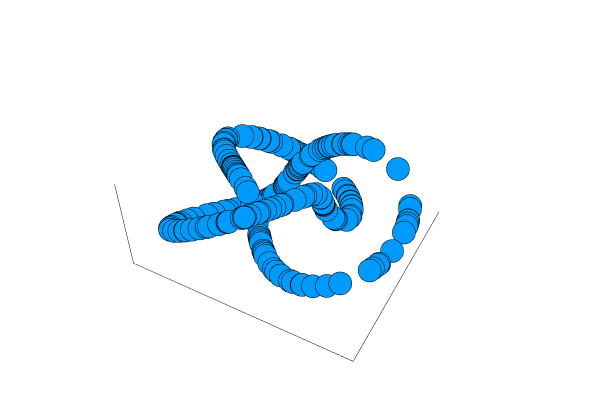

Write notebook code for a chart like this one.
### Markdown cell above
Plot original points in 3D

### Code cell
# plot points
scatter3d(P_original[:,1], P_original[:,2], P_original[:,3], label = "", xaxis = nothing, yaxis = nothing, zaxis = nothing)

### Figure 1 — Plotly figure (JSON) as saved in the notebook; plotly's stock layout.template omitted (floating-point values rounded to 4 significant figures; data arrays with more than 128 entries replaced by an {"elided": "..."} marker saying what was removed)
{"data": [{"colorbar": {"title": ""}, "legendgroup": "", "marker": {"color": "rgba(0, 154, 250, 1.000)", "line": {"color": "rgba(0, 0, 0, 1.000)", "width": 1}, "size": 8, "symbol": "circle"}, "mode": "markers", "name": "", "showlegend": false, "type": "scatter3d", "x": {"elided": "200 float values"}, "xaxis": "x1", "y": {"elided": "200 float values"}, "yaxis": "y1", "z": {"elided": "200 float values"}, "zmax": null, "zmin": null}], "layout": {"annotations": [], "height": 400, "legend": {"bgcolor": "rgba(255, 255, 255, 1.000)", "bordercolor": "rgba(0, 0, 0, 1.000)", "font": {"color": "rgba(0, 0, 0, 1.000)", "family": "sans-serif", "size": 11}, "tracegroupgap": 0, "x": 1, "y": 1}, "margin": {"b": 20, "l": 0, "r": 0, "t": 20}, "paper_bgcolor": "rgba(255, 255, 255, 1.000)", "plot_bgcolor": "rgba(255, 255, 255, 1.000)", "scene": {"camera": {"eye": {"x": 1.126, "y": -1.95, "z": 1.3}}, "xaxis": {"anchor": "y1", "domain": [0.006562, 0.9934], "gridcolor": "rgba(0, 0, 0, 0.100)", "gridwidth": 0.5, "linecolor": "rgba(0, 0, 0, 1.000)", "mirror": false, "range": [-2.525, 3.16], "showgrid": true, "showline": true, "showticklabels": true, "tickangle": 0, "tickcolor": "rgb(0, 0, 0)", "tickfont": {"color": "rgba(0, 0, 0, 1.000)", "family": "sans-serif", "size": 11}, "tickmode": "array", "ticks": "inside", "ticktext": [], "tickvals": [], "title": "", "titlefont": {"color": "rgba(0, 0, 0, 1.000)", "family": "sans-serif", "size": 15}, "type": "-", "visible": true, "zeroline": false, "zerolinecolor": "rgba(0, 0, 0, 1.000)"}, "yaxis": {"anchor": "x1", "domain": [0.009843, 0.9902], "gridcolor": "rgba(0, 0, 0, 0.100)", "gridwidth": 0.5, "linecolor": "rgba(0, 0, 0, 1.000)", "mirror": false, "range": [-2.998, 2.995], "showgrid": true, "showline": true, "showticklabels": true, "tickangle": 0, "tickcolor": "rgb(0, 0, 0)", "tickfont": {"color": "rgba(0, 0, 0, 1.000)", "family": "sans-serif", "size": 11}, "tickmode": "array", "ticks": "inside", "ticktext": [], "tickvals": [], "title": "", "titlefont": {"color": "rgba(0, 0, 0, 1.000)", "family": "sans-serif", "size": 15}, "type": "-", "visible": true, "zeroline": false, "zerolinecolor": "rgba(0, 0, 0, 1.000)"}, "zaxis": {"gridcolor": "rgba(0, 0, 0, 0.100)", "gridwidth": 0.5, "linecolor": "rgba(0, 0, 0, 1.000)", "mirror": false, "range": [-1.06, 1.06], "showgrid": true, "showline": true, "showticklabels": true, "tickangle": 0, "tickcolor": "rgb(0, 0, 0)", "tickfont": {"color": "rgba(0, 0, 0, 1.000)", "family": "sans-serif", "size": 11}, "tickmode": "array", "ticks": "inside", "ticktext": [], "tickvals": [], "title": "", "titlefont": {"color": "rgba(0, 0, 0, 1.000)", "family": "sans-serif", "size": 15}, "type": "-", "visible": true, "zeroline": false, "zerolinecolor": "rgba(0, 0, 0, 1.000)"}}, "showlegend": true, "width": 600}}
